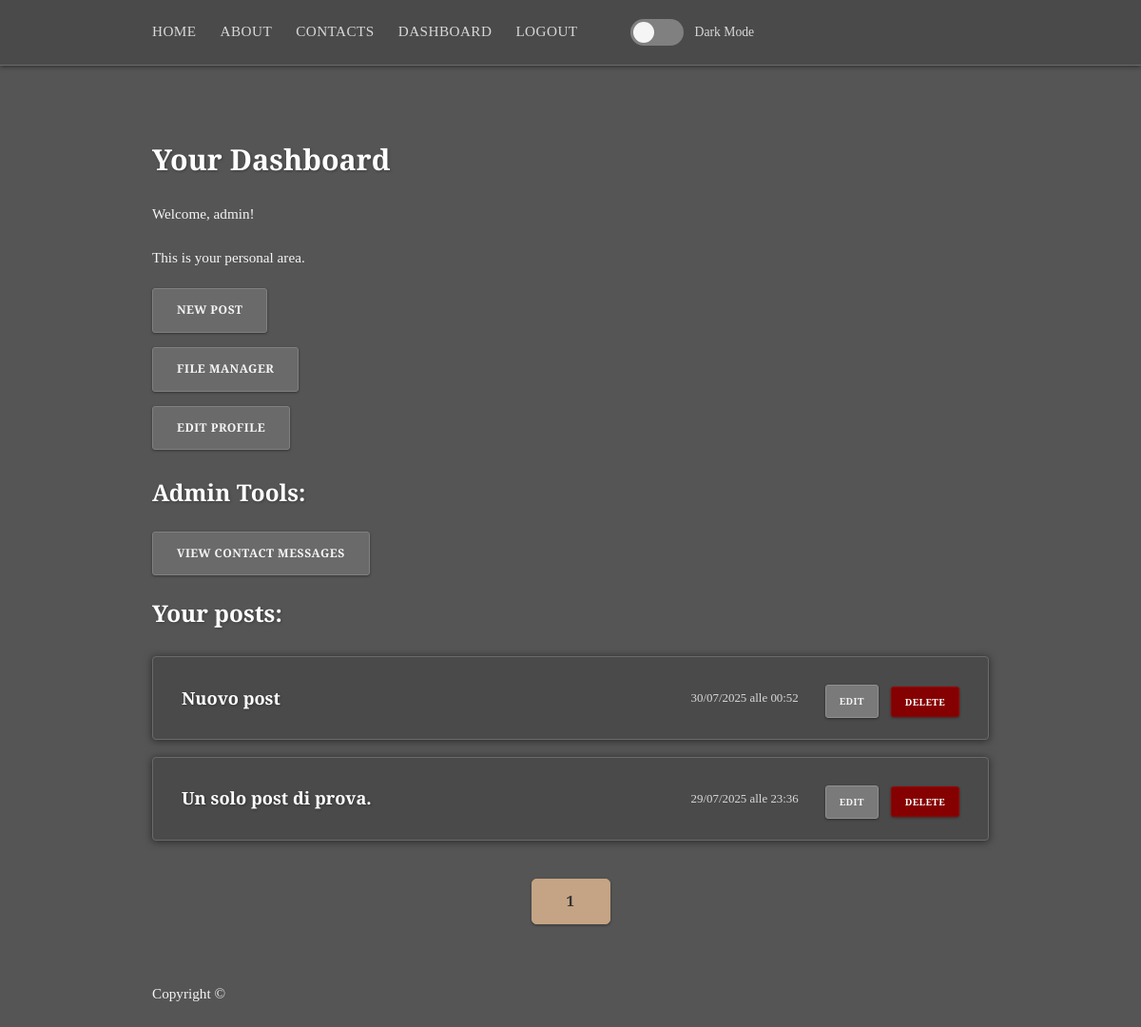
The page /dashboard (signed in) on the database its author committed.
### app.py (models this page shows, shortened)
class User(db.Model, UserMixin):
    id = db.Column(db.Integer, primary_key=True)
    is_admin = db.Column(db.Boolean, default=False)
    is_banned = db.Column(db.Boolean, default=False, nullable=False)
    username = db.Column(db.String(28), unique=True, nullable=False)
    email = db.Column(db.String(120), unique=True, nullable=False)
    password_hash = db.Column(db.String(128), nullable=False)
    profile_picture = db.Column(db.String(50), nullable=False, default='default.png')
    role = db.Column(db.String(20), default="contributor", nullable=False)
    bio = db.Column(db.Text, nullable=True)
    link = db.Column(db.String(255), nullable=True)
    post = db.relationship('Post', backref='author', lazy='dynamic')
    @property
    def is_authenticated(self):
        return True

class Post(db.Model):
    id = db.Column(db.Integer, primary_key=True)
    title = db.Column(db.String(200), nullable=False)
    content = db.Column(db.Text, nullable=False)
    creation_date = db.Column(db.DateTime, default=datetime.now())
    user_id = db.Column(db.Integer, db.ForeignKey('user.id'), nullable=False)
    image_file = db.Column(db.String(28), nullable=True, default=None)
    tags = db.relationship('Tag', secondary=post_tags, backref=db.backref('posts', lazy='dynamic'))

### app.py (the view)
@app.route('/dashboard')
@login_required
def dashboard():
    page = request.args.get('page', 1, type=int)
    user_posts = current_user.post.order_by(Post.creation_date.desc()).paginate(page=page, per_page=5)
    return render_template('dashboard.html', title='dashboard', user_posts=user_posts)

### app.py (called while the page is built)
@login_manager.user_loader
def load_user(user_id):
    return User.query.get(int(user_id))

### templates/dashboard.html (shortened to what this page needs)
{% extends "base.html" %}
{% block content %}
<h2>Your Dashboard</h2>
{% if current_user.is_authenticated %}
<p>Welcome, {{ current_user.username }}!</p>
<p>This is your personal area.</p>
<ul class="admin-tools-list">
    <li><a href="{{ url_for('create_post') }}" class="btn">New Post</a></li>
    <li><a href="{{ url_for('gallery') }}" class="btn">File manager</a></li>
    <li><a href="{{ url_for('user_profile', username=current_user.username) }}" class="btn">Edit profile</a></li>
</ul>
{% if current_user.is_admin %}
<h3 style="margin-top: 30px;">Admin Tools:</h3>
<ul class="admin-tools-list">
    <li><a href="{{ url_for('admin_contact_messages') }}" class="btn">View Contact Messages</a></li>
</ul>
{% endif %}
<h3>Your posts:</h3>
{% if user_posts.items %}
<ul class="dashboard-posts-list">
    {% for post in user_posts.items %}  <li>
        <h4><a href="{{ url_for('view_post', post_id=post.id) }}">{{ post.title }}</a></h4>
        <p>{{ post.creation_date.strftime('%d/%m/%Y alle %H:%M') }}</p>
        {% if current_user.is_authenticated and (current_user.id == post.user_id or current_user.is_admin) %}
        <a href="{{ url_for('edit_post', post_id=post.id) }}" class="btn edit-post">Edit</a>
        <form action="{{ url_for('delete', post_id=post.id) }}" method="POST" style="display:inline; margin-left: 5px;">
            <button type="submit" class="btn delete-post"
                onclick="return confirm('Are you sure you want to delete this post?');">Delete</button>
        </form>
        {% endif %}
        </li>
        {% endfor %}
</ul>
{% else %}
<p>There is nothing here.</p>
{% endif %}
<div class="pagination">
    {% for page_num in user_posts.iter_pages(left_edge=1, right_edge=1, left_current=2, right_current=2) %}
    {% if page_num %}
    {% if user_posts.page == page_num %}
    <a href="{{ url_for('dashboard', page=page_num) }}" class="btn active">{{ page_num }}</a>
    {% else %}
    <a href="{{ url_for('dashboard', page=page_num) }}" class="btn">{{ page_num }}</a>
    {% endif %}
    {% else %}
    <span>...</span>
    {% endif %}
    {% endfor %}
</div>
{% else %}
<p>You need to be logged in to see this page.</p>
<p><a href="{{ url_for('login') }}">Login here</a> o <a href="{{ url_for('register') }}">Register</a>.</p>
{% endif %}
{% endblock %}

### rows shown on the page
User: username "admin"
Post: title "Nuovo post", creation_date "30/07/2025 alle 00:52"
Post: title "Un solo post di prova.", creation_date "29/07/2025 alle 23:36"

### other values the page prints
{{ page_num }} "1"
